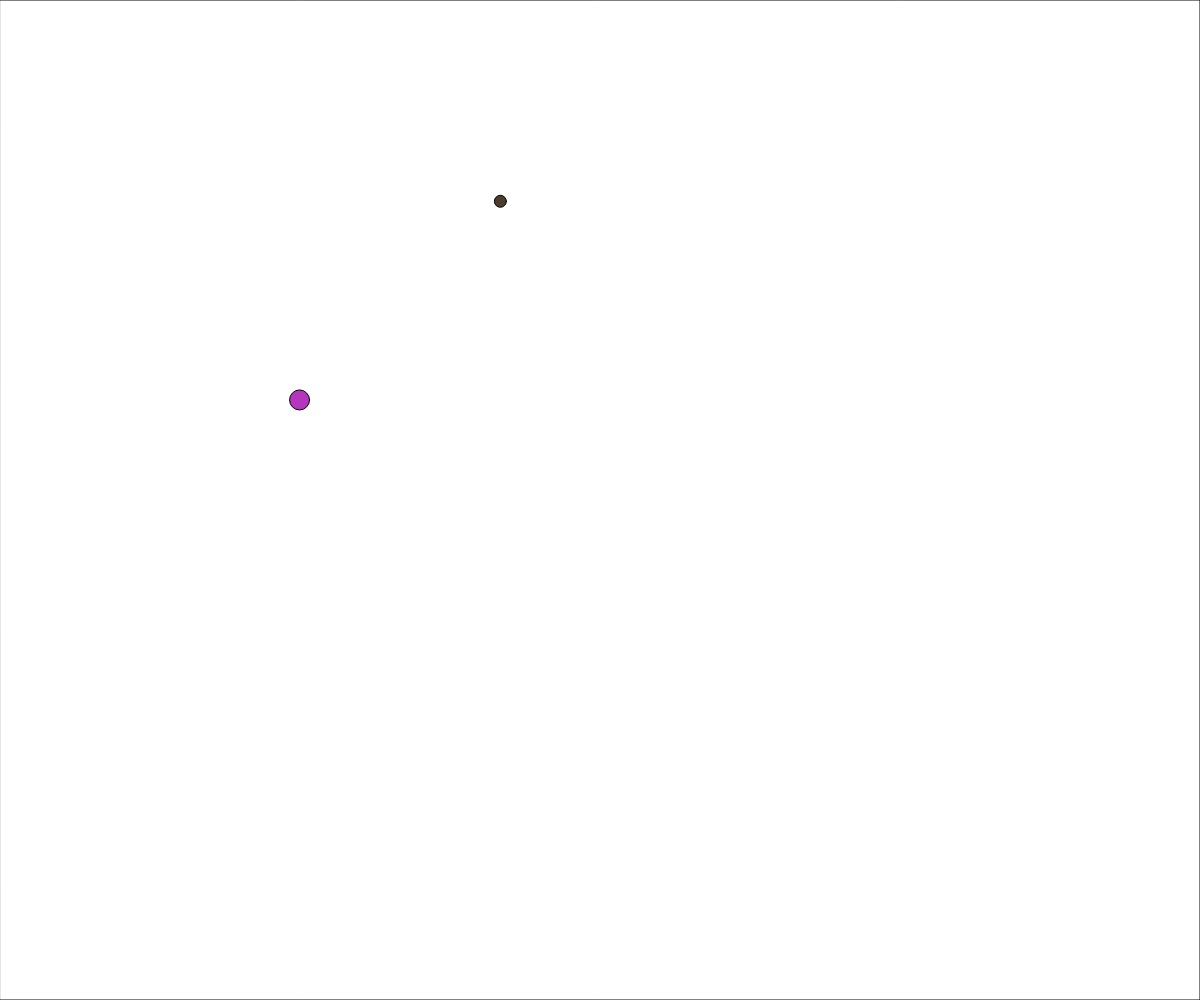
Frame 1 (no input)
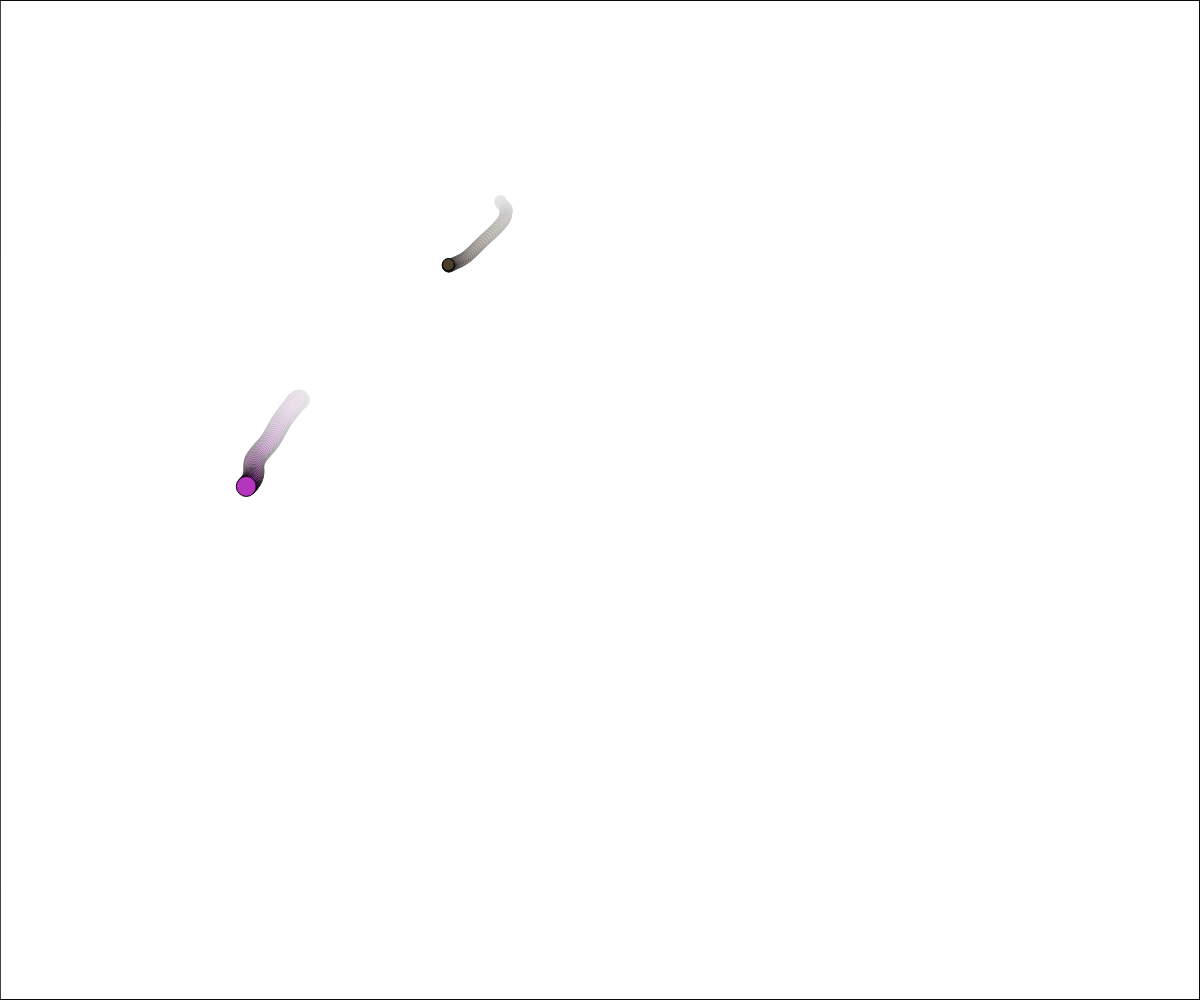
Frame 60 (no input)
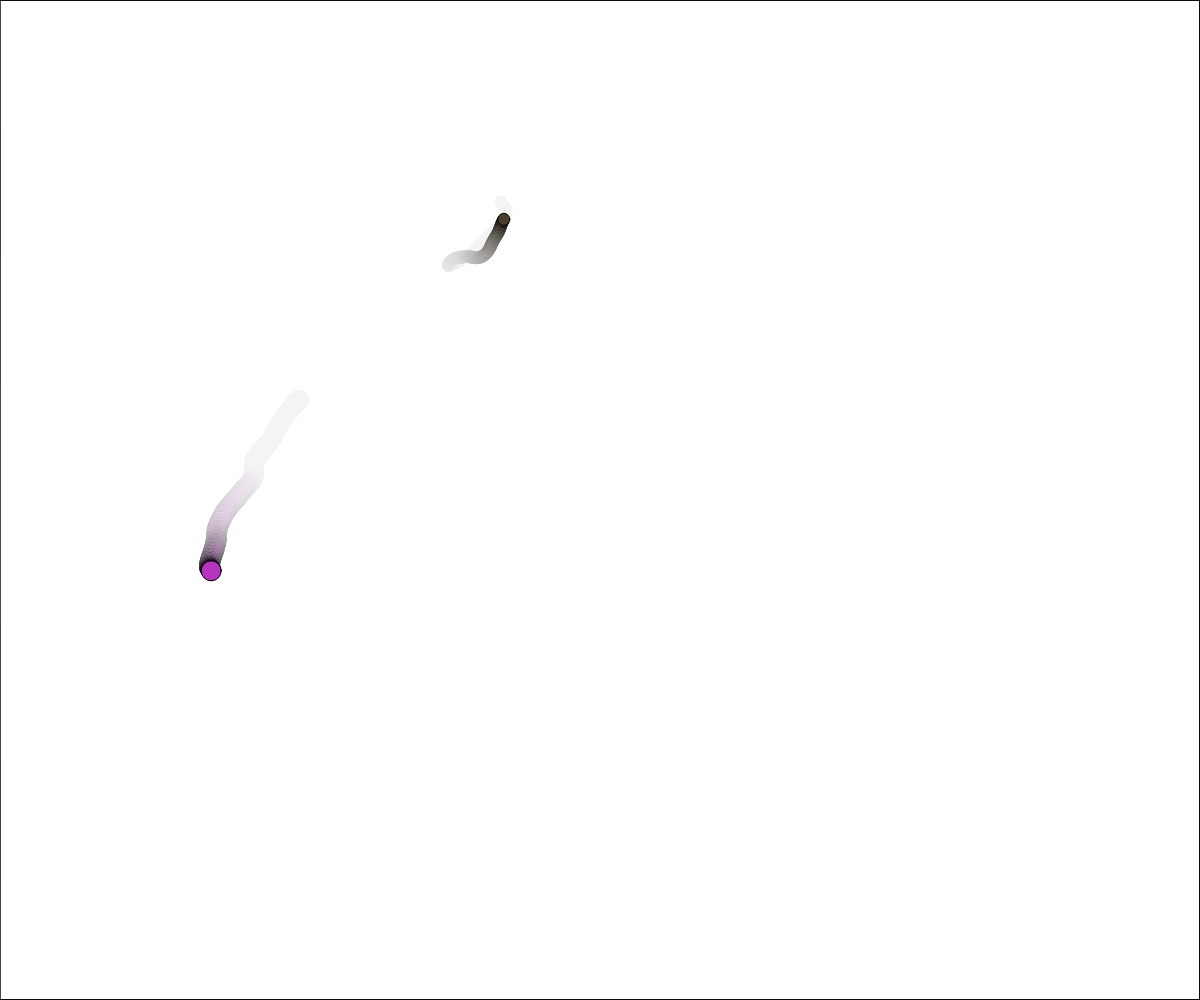
Frame 120 (the mouse pressed at the canvas centre since frame 60)

The p5.js sketch that drew these frames (run headless with seeded random() and noise() and a simulated clock; from frame 60 on, the mouse is pressed at the canvas centre):

// p5.js sketch
// ── sketch.js
// NOise and Object
// Kamran Shirazi
// September 26, 2025

let ball;

function setup() {
  createCanvas(windowWidth, windowHeight);
  ball = {   //object notation. Inside the brackets
             //set up a bunch of 
             //property:value   pairs
    x: 300,  y: 400,  size: 20,
    c: color(random(255),random(255),random(255)),
    timeX: random(100),  timeY: random(100),
    timeOff: 0.02
  };

  ball2 = {
    x: 500,  y: 200,  size: 12,
    c: color(random(255),random(255),random(255)),
    timeX: random(100),  timeY: random(100),
    timeOff: 0.02
  }
}

function draw() {
  //  TRICK # 1 remove the background
  // background(220);
  fill(255, 10);
  rect(0, 0, width, height);
  moveBall(ball);
  moveBall(ball2);
}

function moveBall(b){
  //b → Ball type object
  //update position and draw provided ball

  //generate random position change (x and y)
  let dx = noise(b.timeX); //0-1
  dx = map(dx, 0, 1, -5, 5);
  let dy = noise(b.timeY);
  dy = map(dy, 0, 1, -5, 5);

  //advance our noise graph "cursors"
  b.timeX += b.timeOff;   b.timeY += b.timeOff;

  b.x += dx;     b.y += dy;

  // handle any "wrap-around" necessary
  if(b.x < 0) b.x += width;
  else if(b.x > width) b.x -= width;

  if(b.y < 0) b.y += height;
  else if(b.y > height) b.y -= height;

  //render the circle
  fill(b.c);
  circle(b.x, b.y, b.size);
}
